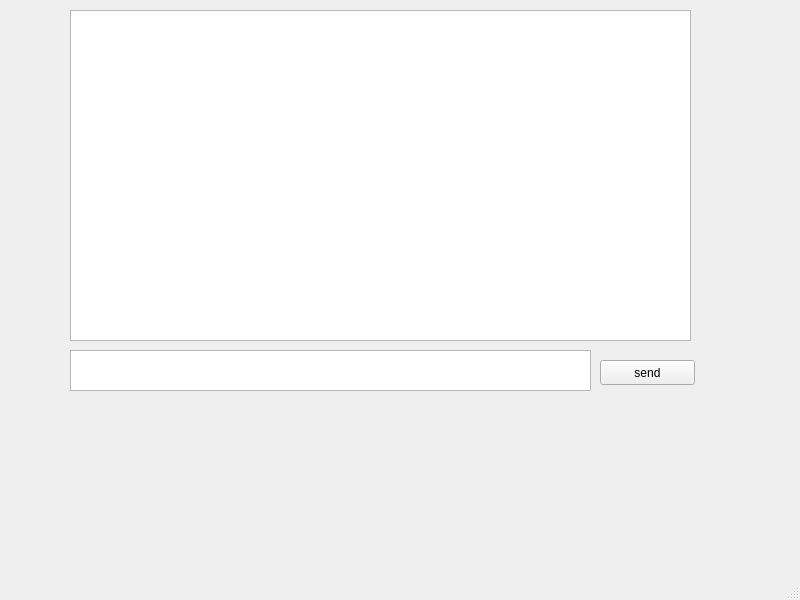
<?xml version="1.0" encoding="UTF-8"?>
<ui version="4.0">
 <class>MainWindow</class>
 <widget class="QMainWindow" name="MainWindow">
  <property name="geometry">
   <rect>
    <x>0</x>
    <y>0</y>
    <width>800</width>
    <height>600</height>
   </rect>
  </property>
  <property name="windowTitle">
   <string>MainWindow</string>
  </property>
  <widget class="QWidget" name="centralwidget">
   <widget class="QTextEdit" name="textEdit">
    <property name="geometry">
     <rect>
      <x>70</x>
      <y>10</y>
      <width>621</width>
      <height>331</height>
     </rect>
    </property>
   </widget>
   <widget class="QTextEdit" name="send">
    <property name="geometry">
     <rect>
      <x>70</x>
      <y>350</y>
      <width>521</width>
      <height>41</height>
     </rect>
    </property>
   </widget>
   <widget class="QPushButton" name="pushButton">
    <property name="geometry">
     <rect>
      <x>600</x>
      <y>360</y>
      <width>95</width>
      <height>25</height>
     </rect>
    </property>
    <property name="text">
     <string>send</string>
    </property>
   </widget>
  </widget>
  <widget class="QMenuBar" name="menubar">
   <property name="geometry">
    <rect>
     <x>0</x>
     <y>0</y>
     <width>800</width>
     <height>22</height>
    </rect>
   </property>
  </widget>
  <widget class="QStatusBar" name="statusbar"/>
 </widget>
 <resources/>
 <connections/>
</ui>
